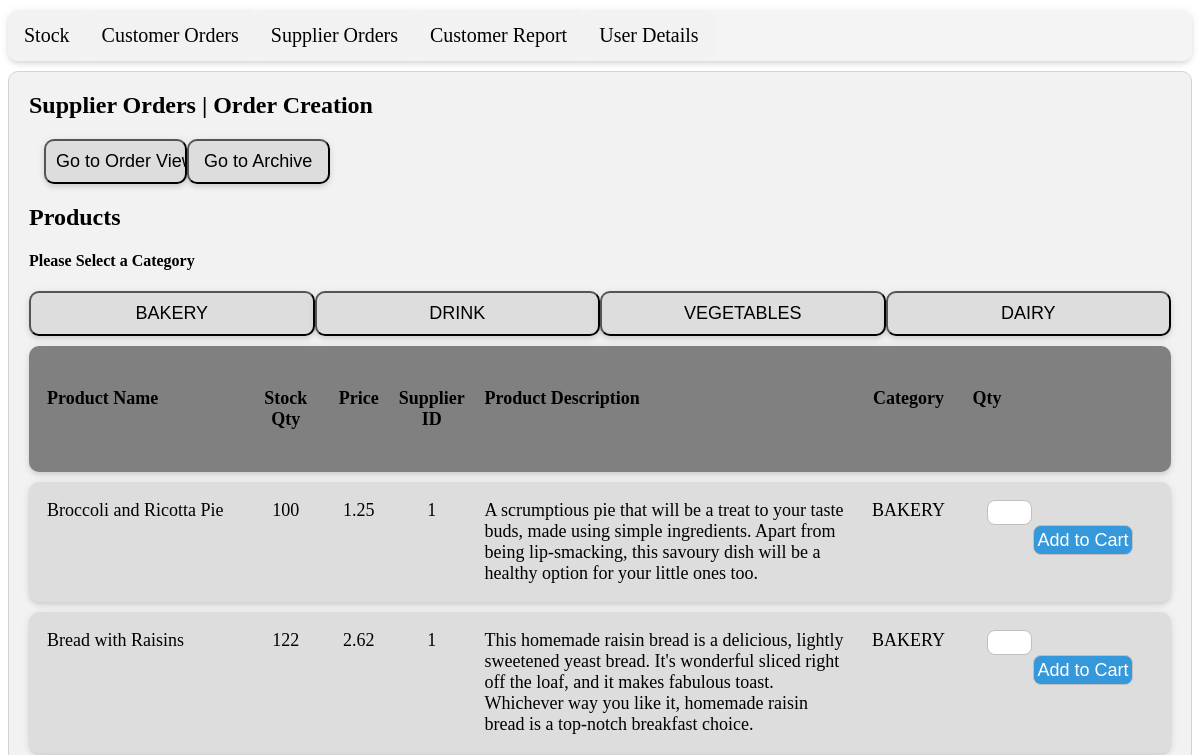
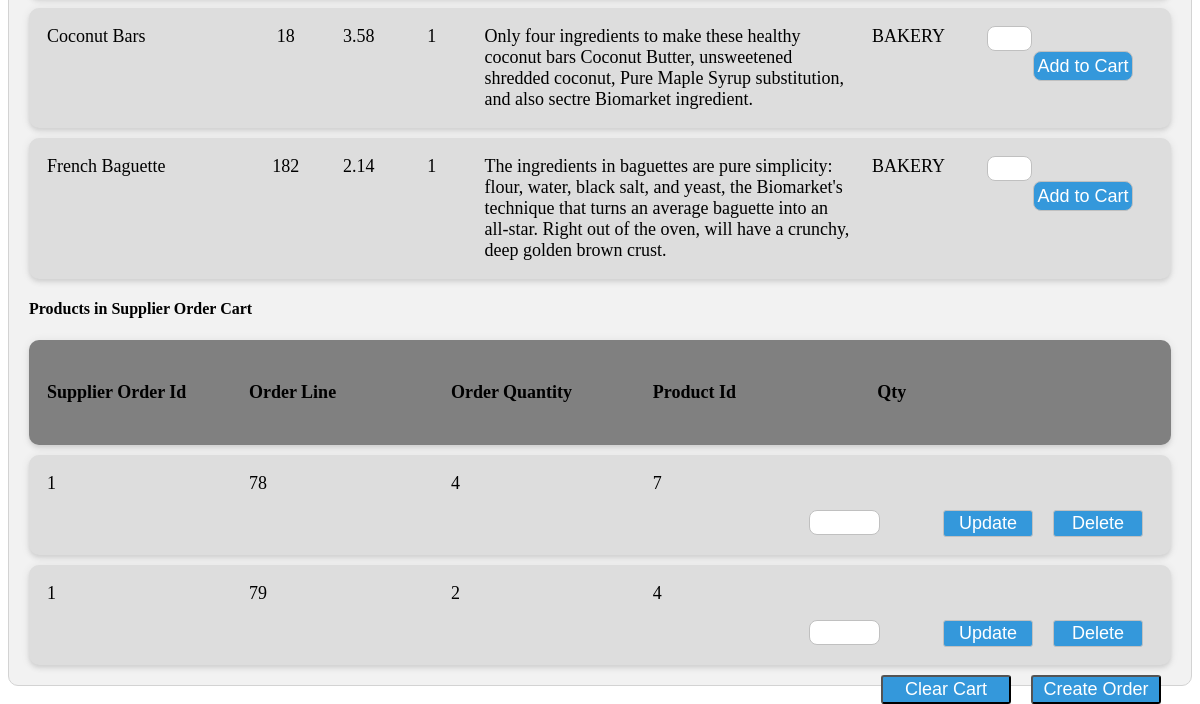
/php/acp_sup_ord_main.php, run on an earlier commit of the app's database (2 pictures, top to bottom).
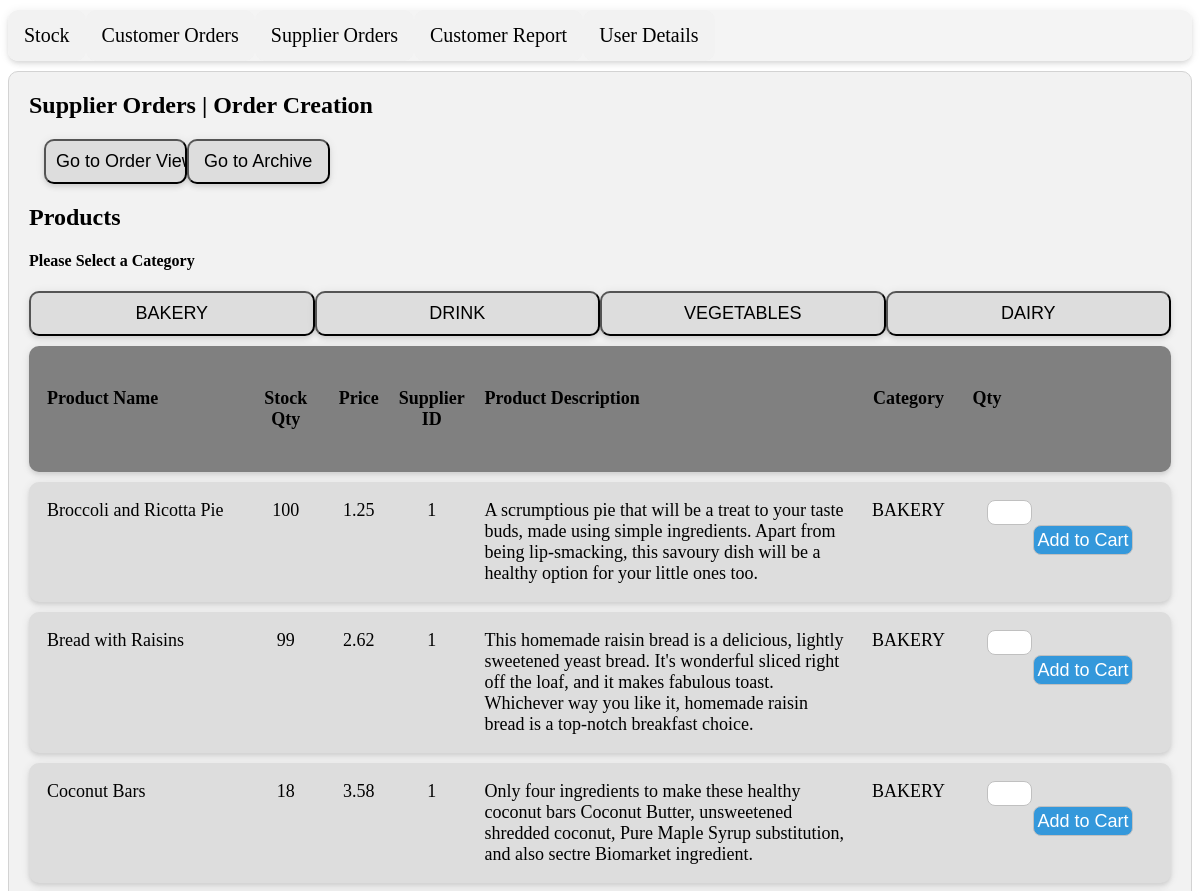
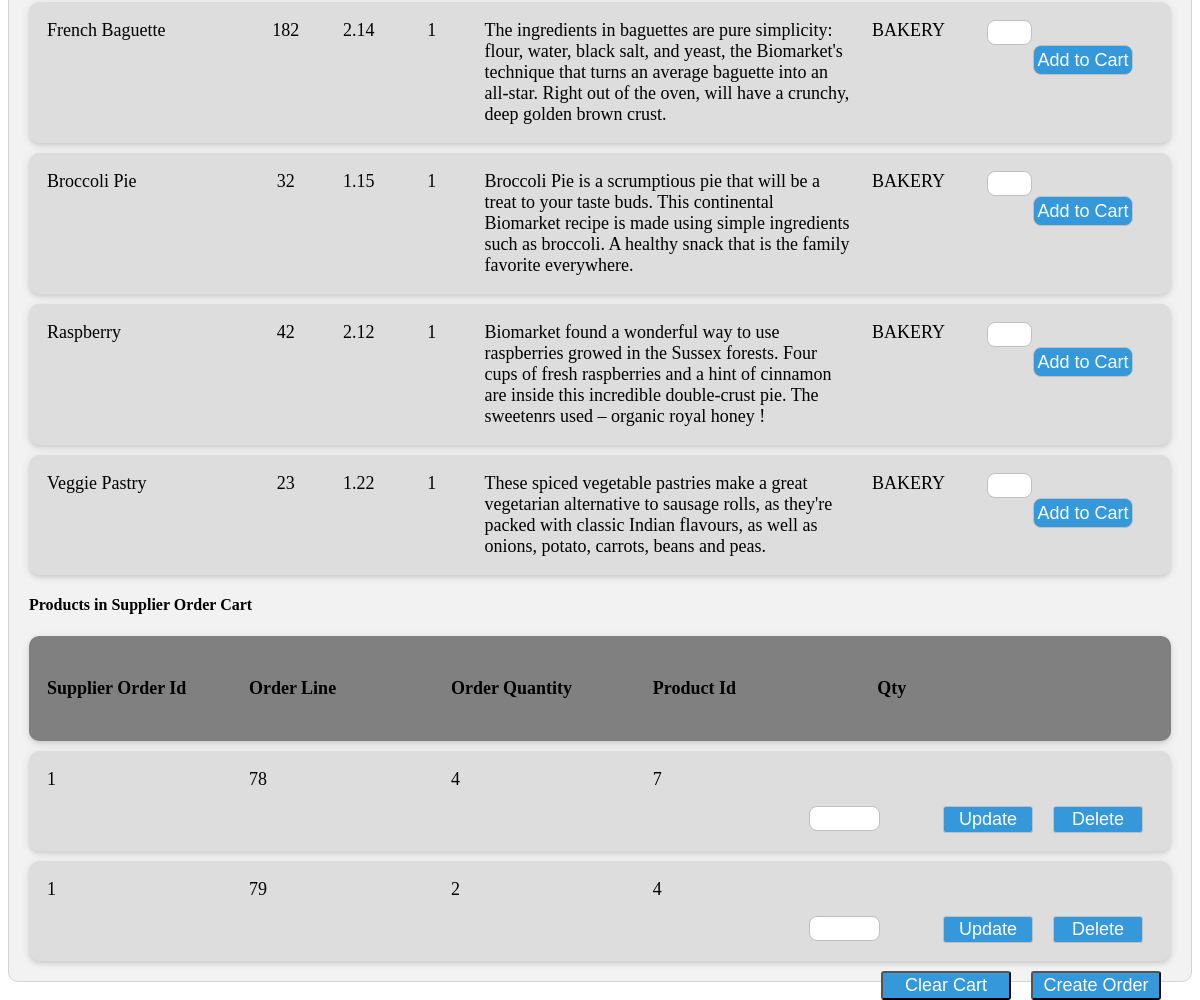
And on a later commit of the database (2 pictures, top to bottom).
### tables this page shows
CREATE TABLE IF NOT EXISTS `products` (
  `prod_id` int(11) NOT NULL AUTO_INCREMENT,
  `prod_name` varchar(50) NOT NULL,
  `price` decimal(5,2) NOT NULL,
  `sup_id` int(11) NOT NULL,
  `prod_dsc` varchar(230) NOT NULL,
  `prod_img` text NOT NULL,
  `cat_id` int(11) NOT NULL,
  `sto_qty` int(8) NOT NULL,
  PRIMARY KEY (`prod_id`),
  KEY `sup_id` (`sup_id`),
  KEY `cat_id` (`cat_id`)
);

CREATE TABLE IF NOT EXISTS `category` (
  `cat_id` int(11) NOT NULL AUTO_INCREMENT,
  `cat_name` enum('BAKERY','DRINK','VEGETABLES','DAIRY') NOT NULL,
  `cat_img` text NOT NULL,
  PRIMARY KEY (`cat_id`)
);

CREATE TABLE IF NOT EXISTS `sup_ord_tmp` (
  `sup_ord_id` int(30) NOT NULL,
  `ord_ln` int(11) NOT NULL AUTO_INCREMENT,
  `ord_qty` int(8) NOT NULL,
  `prod_id` int(11) NOT NULL,
  PRIMARY KEY (`ord_ln`)
);

### php/acp_sup_ord_main.php (the view, shortened to what this page needs)
<!DOCTYPE html>
<html lang="en">
<head>
    <link rel="stylesheet" type="text/css" href="css/supplier.css">
</head>
<body>
<?php
        include "admin_panel_connection.php";
?>
<div class="container">
<h2>Supplier Orders | Order Creation</h2>
<div class="row2">
    <div class="title main">
         <form action='?page=acp_sup_ord_view' method = 'post'>
            <input type='submit' value='Go to Order View'>
        </form>
    </div>
    <div class="title main">
        <form action='?page=acp_sup_ord_arch' method = 'post'>
           <input type='submit' value='Go to Archive'>
        </form>
    </div>
</div>
<?php
	$user =  (int) $_SESSION["users"]["usr_id"];
	if (isset($_POST["cat_tmp"]) )
	{
	$cat_tmp = $_POST["cat_tmp"];
	}
	else
	{
	$cat_tmp = '1';
	}
  ?>
<h2>Products</h2>
<h4>Please Select a Category</h4>
    <div class="row2">
    <div class="title">
        <form action='?page=acp_sup_ord_main' method = 'post'>
            <input type='submit' value='BAKERY'>
        </form>
    </div>
    <div class="title">
        <form action='?page=acp_sup_ord_main' method = 'post'>
            <input type='submit' value='DRINK'>
        </form>
    </div>
    <div class="title">
        <form action='?page=acp_sup_ord_main' method = 'post'>
            <input type='submit' value='VEGETABLES'>
        </form>
    </div>
    <div class="title">
        <form action='?page=acp_sup_ord_main' method = 'post'>
            <input type='submit' value='DAIRY'>
        </form>
    </div>
 </div>
<?php
    $search = "SELECT * FROM products, category WHERE products.cat_id = category.cat_id AND products.cat_id = '$cat_tmp' ORDER BY products.cat_id";
    $result = mysqli_query($mysqli, $search);
?>
<div class="row header-supplier">
  <div class="column cname">
    <h4>Product Name</h4>
   </div>
  <div class="column sup">
    <h4>Stock Qty</h4>
  </div>
  <div class="column price">
    <h4>Price</h4>
  </div>
  <div class="column sup">
    <h4>Supplier ID</h4>
  </div>
  <div class="column dsc">
    <h4>Product Description</h4>
  </div>
  <div class="column">
    <h4>Category</h4>
  </div>
  <div class="column price">
    <h4>Qty</h4>
  </div>
</div>
 <?php
    while ($row = mysqli_fetch_assoc($result))
    {
?>
<div class="row">
  <div class="column cname">
    <?php echo $row["prod_name"] ?>
  </div>
  <div class="column sup">
      <?php echo $row["sto_qty"] ?>
  </div>
  <div class="column price">
     <?php echo $row["price"] ?>
  </div>
  <div class="column sup">
     <?php  echo $row["sup_id"] ?>
  </div>
  <div class="column dsc">
      <?php echo $row["prod_dsc"] ?>
  </div>
  <div class="column">
     <?php echo $row["cat_name"] ?>
  </div>
<?php
echo "<div class= 'column item'>
    <form action='?page=sup_ord_tmp_add' method = 'post'>
        <input type='text' name='ord_qty' size='4'>
        <input type='hidden' name='prod_id' value={$row['prod_id']} >
        <input type='hidden' name='sup_ord_id' value= ". $user . " >
        <input type='hidden' name='cat_tmp' value= '$cat_tmp' >
        <input type='submit' value='Add to Cart' class='btn-supplier'>
    </form> </div> ";
?>
</div>
<?php
}
    $search = "SELECT COUNT(*) as c from sup_ord_tmp";
    $result = mysqli_query($mysqli, $search);
	$row = mysqli_fetch_assoc($result);
	If ($row['c'] == 0)
	{	}
	else
	{
		$search = "SELECT * from sup_ord_tmp ORDER BY ord_ln ";
		$result = mysqli_query($mysqli, $search);
        echo "<h4>Products in Supplier Order Cart</h4>";
?>
<div class="row header-supplier">
  <div class="column cname">
    <h4>Supplier Order Id</h4>
   </div>
  <div class="column cname">
    <h4>Order Line</h4>
  </div>
  <div class="column cname">
    <h4>Order Quantity</h4>
  </div>
  <div class="column cname">
    <h4>Product Id</h4>
  </div>
  <div class="column sup">
    <h4>Qty</h4>
  </div>
</div>
  <?php
    while ($row = mysqli_fetch_assoc($result))
    {
?>
 <div class="row">
  <div class="column cname">
    <?php echo $row["sup_ord_id"]; ?>
  </div>
  <div class="column cname">
      <?php echo $row["ord_ln"]; ?>
  </div>
  <div class="column cname">
     <?php echo $row["ord_qty"]; ?>
  </div>
  <div class="column cname">
     <?php  echo $row["prod_id"]; ?>
  </div>
<?php
  echo " <div class= 'column long'>
    <form action='?page=sup_ord_tmp_del' method = 'post'>
	<input type='hidden' name='prod_id' value={$row['prod_id']} >
	<input type='hidden' name='sup_ord_id' value= ". $user . " >
        <input type='submit' value='Delete' class='btn-suppdel'>
    </form>
    <form action='?page=sup_ord_tmp_upd' method = 'post'>
        <input type='text' name='ord_qty' size='4'>
        <input type='hidden' name='prod_id' value={$row['prod_id']} >
	<input type='hidden' name='sup_ord_id' value= ". $user . " >
        <input type='submit' value='Update' class='btn-suppdel'>
   </form> </div> ";
?>
  </div>
<?php
                }
echo "<form action='?page=sup_ord_create_order' method = 'post'>
	<input type='hidden' name='sup_ord_id' value= ". $user . " >
        <input type='submit' value='Create Order' class='btn-suppclear'>
    </form> ";
?>
    <form action='?page=sup_ord_cart_clear' method = 'post'>
        <input type='submit' value='Clear Cart' class='btn-suppclear'>
    </form>
  </div>
<?php
	}
 ?>
</body>
</html>

### php/admin_panel_connection.php (shortened to what this page needs)
<!DOCTYPE html>
<html lang="en">
<head>
<link rel="stylesheet" type="text/css" href="css/admin_and_member_panel.css">
</head>
<body>
<div class="panel" id="myPanelnav">
  <a href="?page=acp_stock" class="active-panel">Stock</a>
  <a href="?page=acp_customers_orders">Customer Orders</a>
  <a href="?page=acp_suppliers_orders">Supplier Orders</a>
  <a href="?page=acp_customers">Customer Report</a>
  <a href="?page=user_details">User Details</a>
</div>
</body>
</html>

### css/supplier.css (style rules this page uses)
* { box-sizing: border-box; }
.container { background-color: #f2f2f2; padding: 0px 20px 10px 20px; border: 1px solid lightgrey; border-radius: 10px; width: 100%; }
.row { width: border-box; margin: 10px auto; padding: 10px; background-color: #ddd; font-size: 18px; box-shadow: 0 2px 4px -1px rgba(0, 0, 0, 0.06), 0 4px 5px 0 rgba(0, 0, 0, 0.06), 0 1px 10px 0 rgba(0, 0, 0, 0.08); border-radius: 10px; position: relative; overflow: hidden; width: 100%; }
.title input { background-color: #ddd; float: left; width: 25%; padding: 10px; vertical-align: middle; text-align: center; font-size: 18px; width: border-box; box-shadow: 0 2px 4px -1px rgba(0, 0, 0, 0.06), 0 4px 5px 0 rgba(0, 0, 0, 0.06), 0 1px 10px 0 rgba(0, 0, 0, 0.08); border-radius: 10px; }
.main { margin: 15px; width: 50%; }
.main:after { clear: both; }
.column { float: left; width: 9%; padding: 8px; vertical-align: middle; text-align: center; font-size: 18px; }
.column input { background-color: #fff; vertical-align: middle; text-align: center; font-size: 18px; margin: 0 20px; }
.cname { width: 18%; text-align: left; }
.dsc { width: 34%; text-align: left; }
.price { width: 5%; }
.sup { width: 8%; }
.column.item { width: 18%; text-align: left; font-size: 18px; }
.item input { width: 45px; float: left; border: 1px solid silver; border-radius: 8px; text-align: center; }
input.btn-supplier { width: 100px; font-size: 18px; background-color: #3498db; text-align: center; padding: 2px; display: inline; float: right; }
.long { width: 380px; float: right; }
.long input { border: 1px solid silver; border-radius: 8px; text-align: center; float: left; }
.row:after, .row2:after { content: ""; display: table; clear: both; }
.header-supplier { background-color: gray; font-size: 20px; }
.btn-supplier { text-align: center; padding : 2px; width: 130px; height: 30px; background-color: #3498db; color: #fff; border-radius: 3px; border:0; font-size: 18px; float: right; }
input.btn-suppdel, input.btn-suppclear { width: 90px; color: #fff; background-color: #3498db; text-align: center; padding: 2px; display: block; float: right; margin: 0 10px 0; border-radius: 3px; font-size: 18px; }
input.btn-suppclear { width: 130px; }

### css/admin_and_member_panel.css (style rules this page uses)
.panel { position: relative; margin: 10px auto; max-width: 1500px; overflow: hidden; border-radius: 10px; background-color: rgb(242, 242, 242, 0.8); box-shadow: 0 2px 4px -1px rgba(0, 0, 0, 0.06), 0 4px 5px 0 rgba(0, 0, 0, 0.06), 0 1px 10px 0 rgba(0, 0, 0, 0.08); }
.panel a { background-color: inherit; float: left; border: none; outline: none; cursor: pointer; padding: 14px 16px; transition: 0.3s; font-size: 20px; border-radius: 10px; text-align: center; text-decoration: none; color: black; }
.active-panel { color: white; }

What changed in the data, as far as the page shows it:
changed products "Bread with Raisins": sto_qty "122" → "99"
added products: prod_name "Broccoli Pie", sto_qty "32", price "1.15", sup "1", prod_dsc "Broccoli Pie is a scrumptious pie that will be a treat to your taste buds. This continental Biomarket recipe is made using simple ingredients such as broccoli. A healthy snack that is the family favorite everywhere.", cat.cat_name "BAKERY"
added products: prod_name "Raspberry", sto_qty "42", price "2.12", sup "1", prod_dsc "Biomarket found a wonderful way to use raspberries growed in the Sussex forests. Four cups of fresh raspberries and a hint of cinnamon are inside this incredible double-crust pie. The sweetenrs used – organic royal honey !", cat.cat_name "BAKERY"
added products: prod_name "Veggie Pastry", sto_qty "23", price "1.22", sup "1", prod_dsc "These spiced vegetable pastries make a great vegetarian alternative to sausage rolls, as they're packed with classic Indian flavours, as well as onions, potato, carrots, beans and peas.", cat.cat_name "BAKERY"
